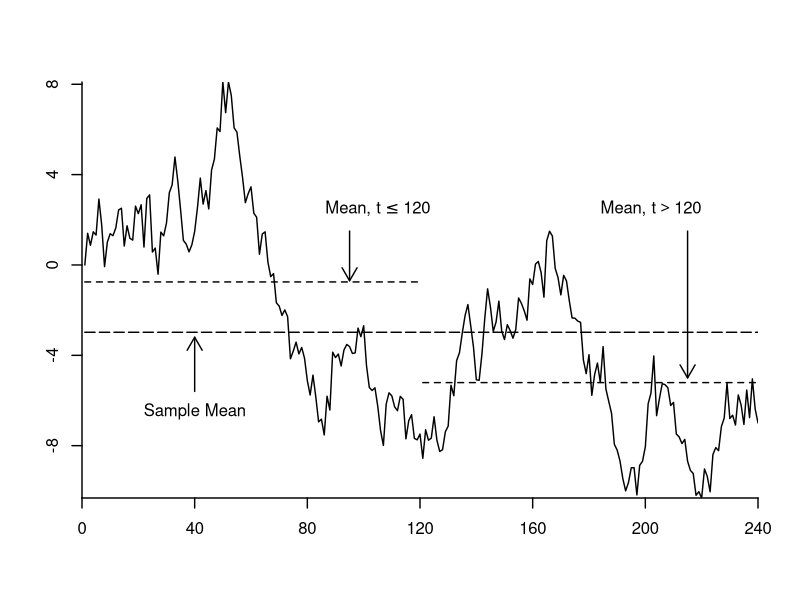
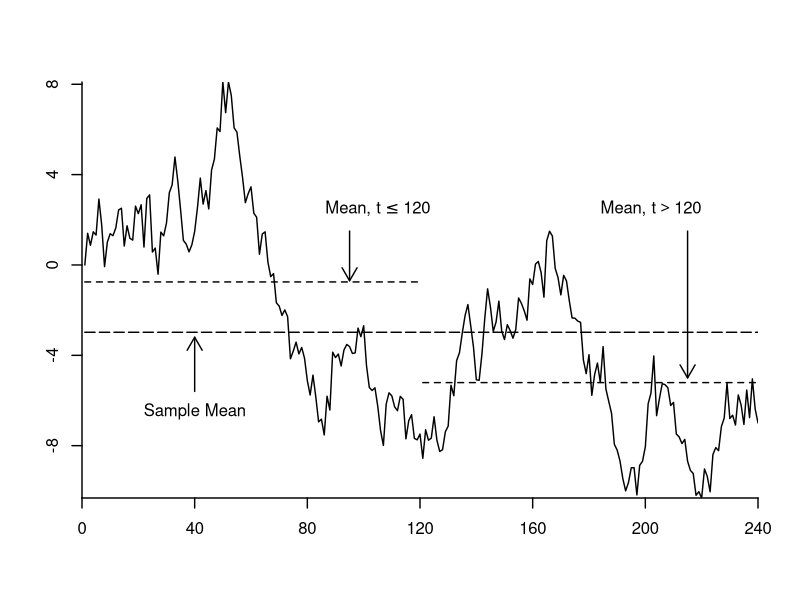
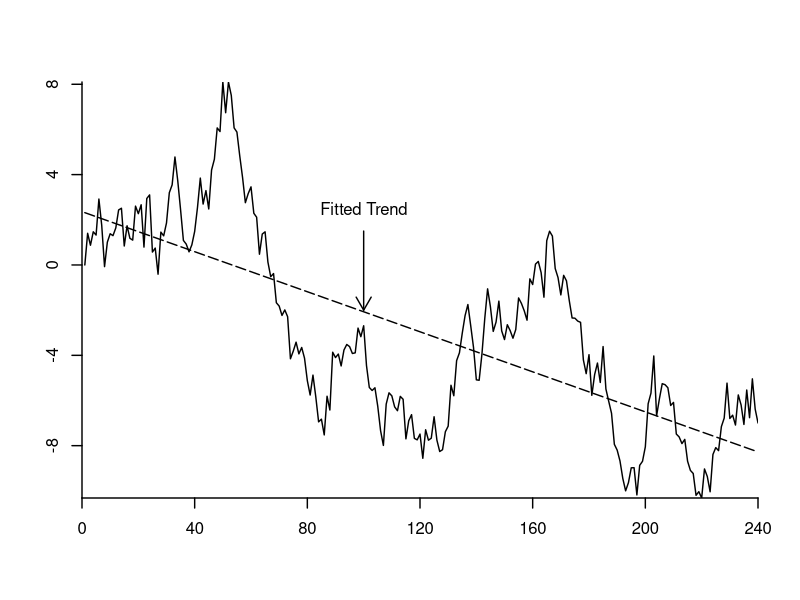
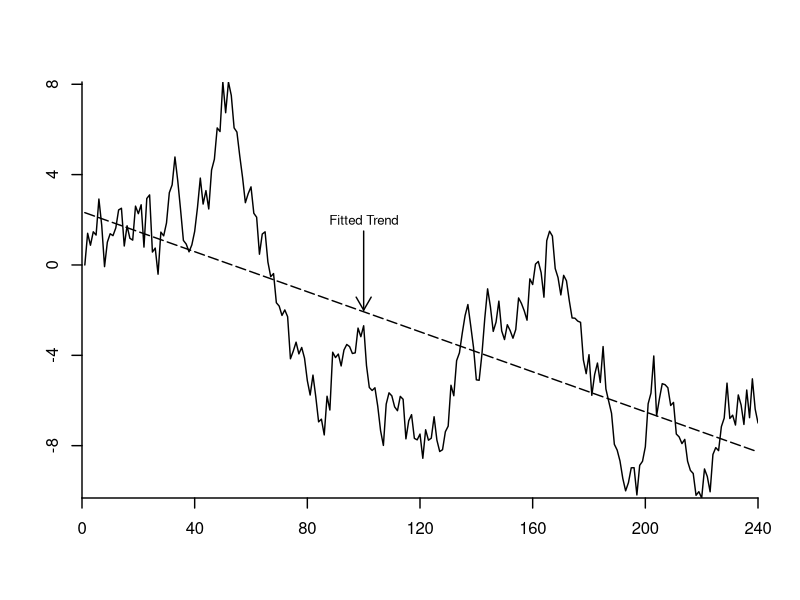
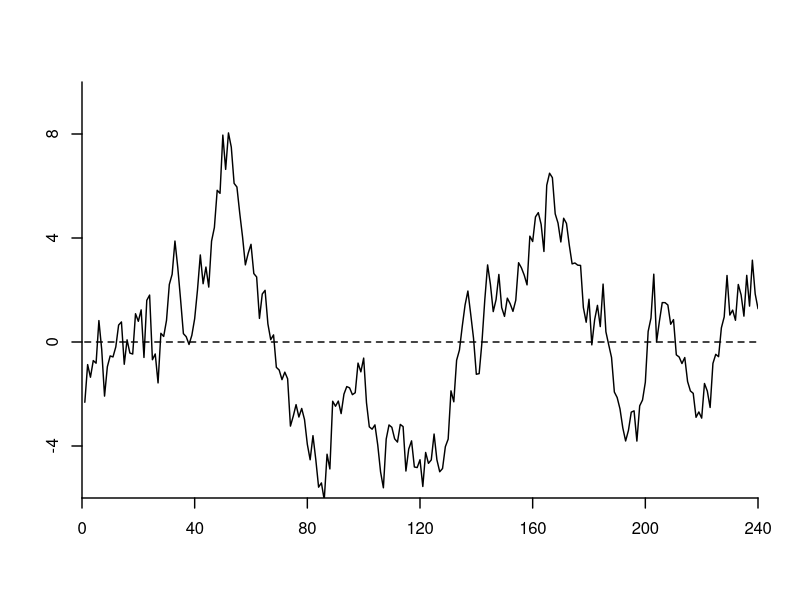
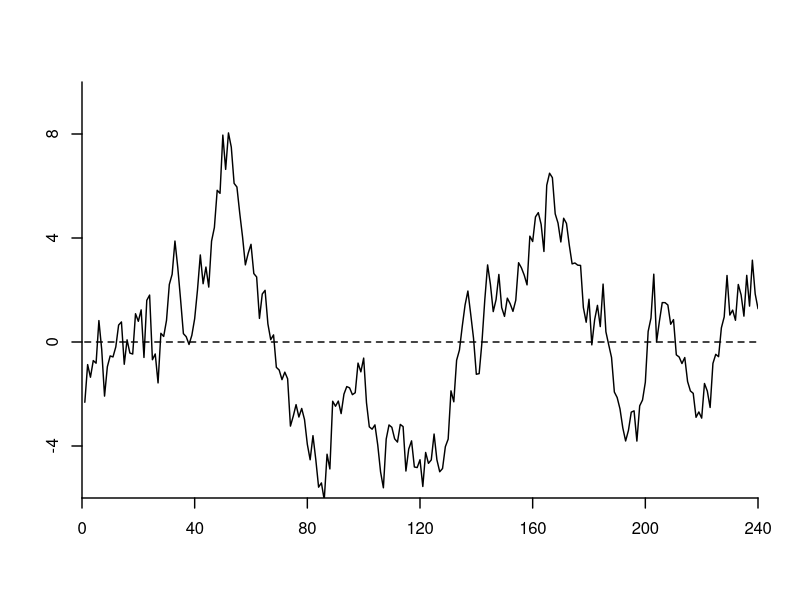
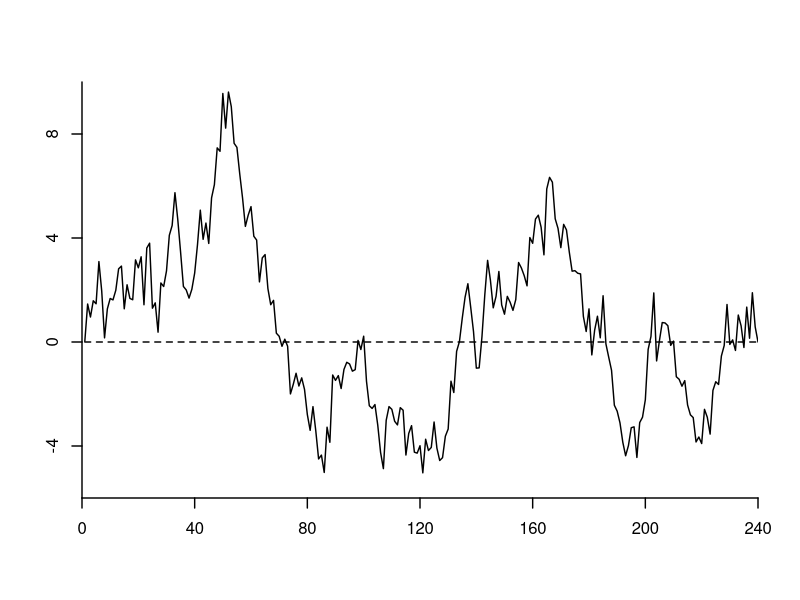
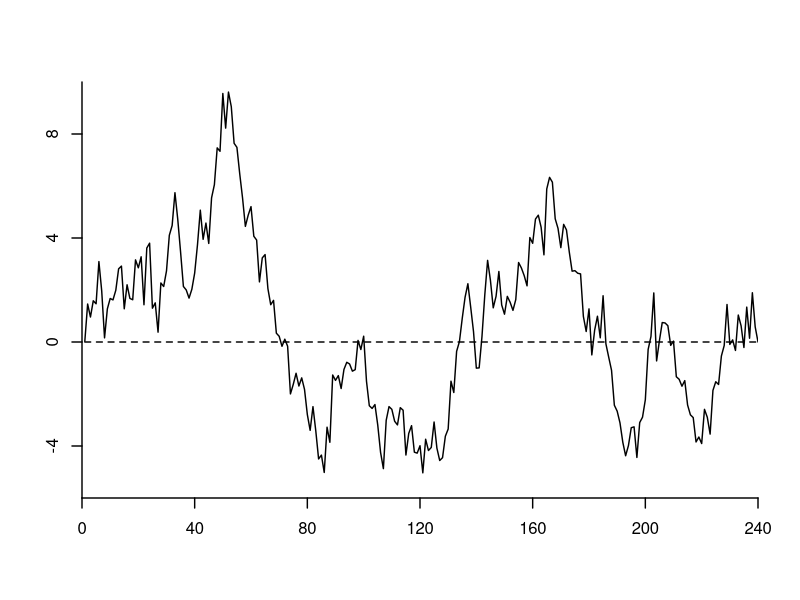

Write the R code that produced these figures, in order.
#####################################
### This file generates Figures 16.1 and 16.2
### Unit Root Processes
#####################################


set.seed(6112020)
n <- 240
y <- as.matrix(cumsum(rnorm(n-1)))
y <- rbind(0,y)
x <- seq(1:n)

ybar <- mean(y)
m <- matrix(ybar,n,1)
n2 <- n/2
ybar1 <- mean(y[1:n2])
x1 <- x[1:n2]
m1 <- matrix(ybar1,n2,1)
ybar2 <- mean(y[(n2+1):n])
x2 <- x[(n2+1):n]
m2 <- matrix(ybar2,n2,1)
X <- cbind(matrix(1,n,1),x)
beta <- solve(crossprod(X),crossprod(X,y))
trend <- X%*%beta

e1 <- y - m
e2 <- y - trend
e3 <- y - x*(y[n]/n)

wd <- 1.4

pdf("HANSEN16-1a.pdf",family="Helvetica",colormodel='cmyk',width=4.5,height=4.5)
plot(x,y,type="l",xaxs="i",yaxs="i",ylab="",xlab="",bty="n",xaxt="n",yaxt="n",xlim=c(0,240),lwd=wd) 
lines(x,m,,lty=5,lwd=wd)
axis(side=1,seq(0,240,40),lwd=wd)
axis(side=2,seq(-12,12,4),lwd=wd)
text(40,-6.5,"Sample Mean")
arrows(40,-5.6,40,-3.2,code=2,length=0.15,lwd=wd)
lines(x1,m1,lty=2,lwd=wd)
lines(x2,m2,lty=2,lwd=wd)
text(105,2.5,expression(paste("Mean, ",t<=120)))
text(202,2.5,expression(paste("Mean, ",t>120)))
arrows(95,1.5,95,-.7,code=2,length=0.15,lwd=wd)
arrows(215,1.5,215,-5,code=2,length=0.15,lwd=wd)
dev.off()

postscript("HANSEN16-1a.eps",paper="special",width=4.5,height=4.5,horizontal=FALSE,onefile=FALSE,family="Helvetica",colormodel='cmyk')
plot(x,y,type="l",xaxs="i",yaxs="i",ylab="",xlab="",bty="n",xaxt="n",yaxt="n",xlim=c(0,240),lwd=wd) 
lines(x,m,,lty=5,lwd=wd)
axis(side=1,seq(0,240,40),lwd=wd)
axis(side=2,seq(-12,12,4),lwd=wd)
text(40,-6.5,"Sample Mean")
arrows(40,-5.6,40,-3.2,code=2,length=0.15,lwd=wd)
lines(x1,m1,lty=2,lwd=wd)
lines(x2,m2,lty=2,lwd=wd)
text(105,2.5,expression(paste("Mean, ",t<=120)))
text(202,2.5,expression(paste("Mean, ",t>120)))
arrows(95,1.5,95,-.7,code=2,length=0.15,lwd=wd)
arrows(215,1.5,215,-5,code=2,length=0.15,lwd=wd)
dev.off()

pdf("HANSEN16-1b.pdf",family="Helvetica",colormodel='cmyk',width=4.5,height=4.5)
plot(x,y,type="l",xaxs="i",yaxs="i",ylab="",xlab="",bty="n",xaxt="n",yaxt="n",xlim=c(0,240),lwd=wd) 
lines(x,trend,lty=5,lwd=wd)
axis(side=1,seq(0,240,40),lwd=wd)
axis(side=2,seq(-12,12,4),lwd=wd)
text(100,2.5,"Fitted Trend")
arrows(100,1.5,100,-2,code=2,length=0.15,lwd=wd)
dev.off()

postscript("HANSEN16-1b.eps",paper="special",width=4.5,height=4.5,horizontal=FALSE,onefile=FALSE,family="Helvetica",colormodel='cmyk')
plot(x,y,type="l",xaxs="i",yaxs="i",ylab="",xlab="",bty="n",xaxt="n",yaxt="n",xlim=c(0,240),lwd=wd) 
lines(x,trend,lty=5,lwd=wd)
axis(side=1,seq(0,240,40),lwd=wd)
axis(side=2,seq(-12,12,4),lwd=wd)
text(100,2,"Fitted Trend",cex=.8)
arrows(100,1.5,100,-2,code=2,length=0.15,lwd=wd)
dev.off()

Z <- matrix(0,n,1)

pdf("HANSEN16-2a.pdf",family="Helvetica",colormodel='cmyk',width=4.5,height=4.5)
plot(x,e2,type="l",xaxs="i",yaxs="i",ylab="",xlab="",bty="n",xaxt="n",yaxt="n",xlim=c(0,240),ylim=c(-6,10),lwd=wd) 
axis(side=1,seq(0,240,40),lwd=wd)
axis(side=2,seq(-12,12,4),lwd=wd)
lines(x,Z,lty=2,lwd=wd)
dev.off()

postscript("HANSEN16-2a.eps",paper="special",width=4.5,height=4.5,horizontal=FALSE,onefile=FALSE,family="Helvetica",colormodel='cmyk')
plot(x,e2,type="l",xaxs="i",yaxs="i",ylab="",xlab="",bty="n",xaxt="n",yaxt="n",xlim=c(0,240),ylim=c(-6,10),lwd=wd) 
axis(side=1,seq(0,240,40),lwd=wd)
axis(side=2,seq(-12,12,4),lwd=wd)
lines(x,Z,lty=2,lwd=wd)
dev.off()

pdf("HANSEN16-2b.pdf",family="Helvetica",colormodel='cmyk',width=4.5,height=4.5)
plot(x,e3,type="l",xaxs="i",yaxs="i",ylab="",xlab="",bty="n",xaxt="n",yaxt="n",xlim=c(0,240),ylim=c(-6,10),lwd=wd) 
axis(side=1,seq(0,240,40),lwd=wd)
axis(side=2,seq(-12,12,4),lwd=wd)
lines(x,Z,lty=2,lwd=wd)
dev.off()

postscript("HANSEN16-2b.eps",paper="special",width=4.5,height=4.5,horizontal=FALSE,onefile=FALSE,family="Helvetica",colormodel='cmyk')
plot(x,e3,type="l",xaxs="i",yaxs="i",ylab="",xlab="",bty="n",xaxt="n",yaxt="n",xlim=c(0,240),ylim=c(-6,10),lwd=wd) 
axis(side=1,seq(0,240,40),lwd=wd)
axis(side=2,seq(-12,12,4),lwd=wd)
lines(x,Z,lty=2,lwd=wd)
dev.off()
